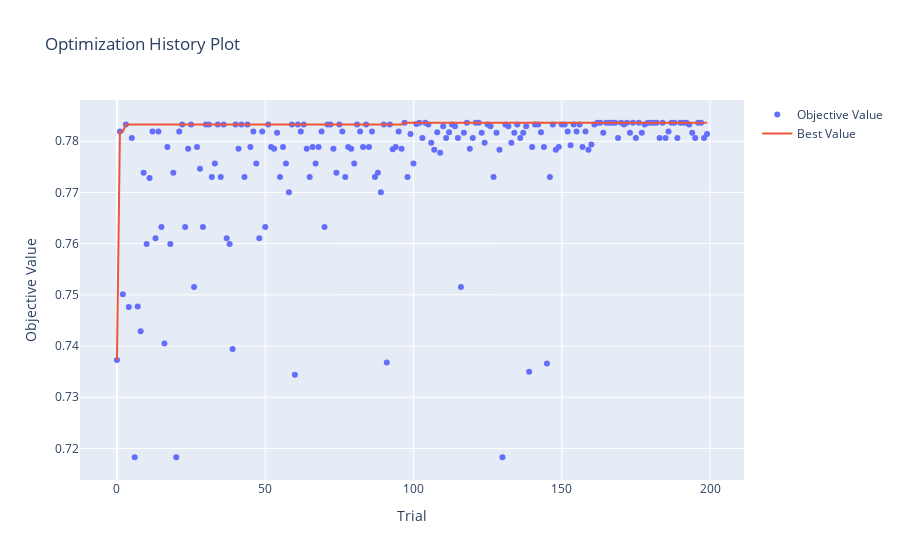

This figure's notebook cell:
### Code cell
from optuna.visualization import plot_optimization_history
plot_optimization_history(study)

### Figure 1 — Plotly figure (JSON) as saved in the notebook; plotly's stock layout.template omitted (floating-point values rounded to 4 significant figures; data arrays with more than 128 entries replaced by an {"elided": "..."} marker saying what was removed)
{"data": [{"mode": "markers", "name": "Objective Value", "type": "scatter", "x": {"elided": "200 int values"}, "y": {"elided": "200 float values"}}, {"mode": "lines", "name": "Best Value", "type": "scatter", "x": {"elided": "200 int values"}, "y": {"elided": "200 float values"}}, {"marker": {"color": "#cccccc"}, "mode": "markers", "name": "Infeasible Trial", "showlegend": false, "type": "scatter", "x": [], "y": []}], "layout": {"title": {"text": "Optimization History Plot"}, "xaxis": {"title": {"text": "Trial"}}, "yaxis": {"title": {"text": "Objective Value"}}}}
